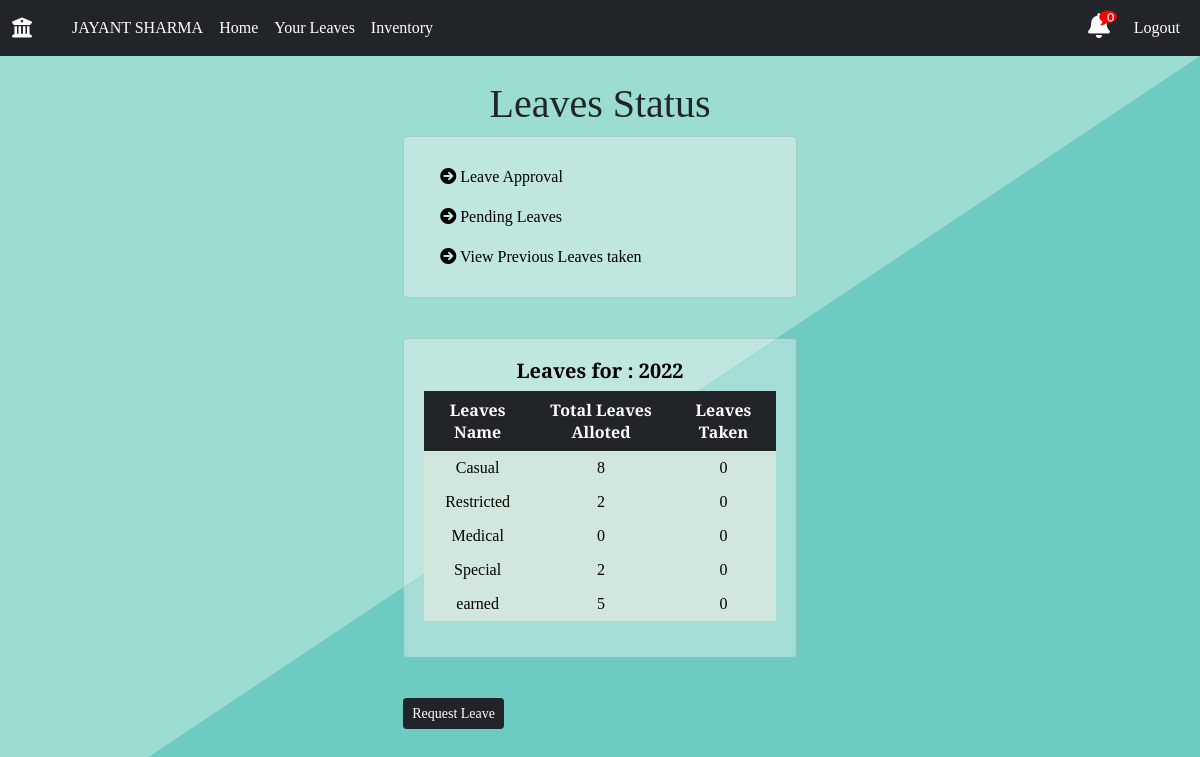
The page /profile/leaves/ (signed in) on the database its author committed.
### main/models.py (models this page shows, shortened)
class Staff(models.Model):
    user_obj = models.ForeignKey(User, on_delete=CASCADE, blank=False, null=False, default=None)
    name=models.CharField(max_length=100)
    mobile_number=models.IntegerField()
    email=models.EmailField()
    category=models.ForeignKey('Category',on_delete=CASCADE)
    designation=models.ForeignKey('Designation',on_delete=CASCADE)
    agency = models.ForeignKey('Agency',on_delete=CASCADE)
    room=models.ForeignKey('Room',blank=True,null=True,on_delete=SET_NULL,default=None)

class UserLeavesTaken(models.Model):
    staff=models.ForeignKey('Staff',on_delete=CASCADE)
    leave_taken = models.ForeignKey('TotalLeaves',on_delete=CASCADE)
    count=models.IntegerField(default=0)

class TotalLeaves(models.Model):
    LeaveName = models.CharField(max_length=100, blank=True)
    count = models.IntegerField(default=0)
    year = models.IntegerField(default=2021)

### main/views.py (the view)
# urls.py: path('profile/leaves/', views.userLeaves, name="userLeaves"),
@login_required
def userLeaves(request):
	staff = Staff.objects.get(user_obj=request.user)
	notification_count=get_notifications(staff.id)
	year = datetime.datetime.now().year
	leavesThisYear = TotalLeaves.objects.filter(year=year).all()
	userLeavesTaken = UserLeavesTaken.objects.filter(staff=staff)
	context = {
		"staff":staff,
		"totalLeaves" : leavesThisYear,
		"year": year,
		"userLeavesTaken":userLeavesTaken,
		'notification_count':notification_count,
	}
	return render(request, "leaves/leaves.html", context)

### main/views.py (called while the page is built)
def get_notifications(id):
	current_user=Staff.objects.get(id=id)
	designation=current_user.designation.designation
	notifications=[]
	if designation == 'Lab Technician':
		notification = Notification.objects.filter(notification_type='TECH',isActive=True).order_by('-time').all()
		notifications.extend(notification)
	receiver=str(current_user.id) +' '+current_user.name
	notification = Notification.objects.filter(reciever=receiver,isActive=True).order_by('-time').all()
	notifications.extend(notification)
	if designation == 'System Analyst' or designation == 'Lab Supervisor':
		notification=Notification.objects.filter(reciever='admin',isActive=True).order_by('-time').all()
		notifications.extend(notification)
	return len(notifications)

### templates/leaves/leaves.html
{% extends 'base.html' %}
{% load static %}
{% block body %}
{% include 'navbar.html' with staff=staff notification_count=notification_count %}
<section class="sectionLogin">
    <br>
<div class = "container">
<div class = "wrapper">
    <div class = "leaves container">
        <h1 style = "text-align: center;">Leaves Status</h1>
        <div class="card w-70 flex" style = "color: black;text-decoration: none;background-color: rgba(245, 245, 245, 0.4);margin-bottom: 40px;padding:20px">
            <div  class="nav-link nav_text" style = "text-decoration: none;">
                <i class="fa-solid fa-circle-arrow-right" style = "color: black;"></i>
                <a href="{% url 'main:approveLeaves' %}" style = "text-align:center;color: black;text-decoration: none;">     Leave Approval</a>
            </div>
            <div  class="nav-link nav_text">
                <i class="fa-solid fa-circle-arrow-right" style = "color: black;"></i>
                <a href="{% url 'main:checkLeaveStatus' %}" style = "color: black;text-decoration: none;">     Pending Leaves</a>
            </div>
            <div  class="nav-link nav_text">
                <i class="fa-solid fa-circle-arrow-right" style = "color: black;"></i>
                <a href="{% url 'main:viewprevleaves' %}" style = "color: black;text-decoration: none;">     View Previous Leaves taken</a>
            </div>
        </div>
        <div class = "tables-leaves card" style = "color: black;text-decoration: none;background-color: rgba(245, 245, 245, 0.4);margin-bottom: 40px;padding:20px">
            <table class="table1 table table-borderless table-dark table-hover" style = "text-align: center;">
                <h5 style = "text-align: center;"><b>
                    Leaves for : {{year}}
                </b>
                </h5>
                <thead class="thead-dark">
                    <th>Leaves Name</th>
                    <th>Total Leaves Alloted</th>
                    <th>Leaves Taken</th>
                </thead>
                <tbody>
                    {% for leave in userLeavesTaken %}
                    <tr class="table-success" style = "text-align: center;">
                        <td>{{leave.leave_taken.LeaveName}}</td>
                        <td> {{leave.leave_taken.count}}</td>
                        <td> {{leave.count}}</td>
                    </tr>
                    {% endfor %}
                </tbody>
            </table>
        </div>
        <div class = "request-leave-button">
            <a href="{% url 'main:requestleave' %}"><button class="btn btn-dark btn-sm" type="submit">Request Leave </button></a>
        </div>
    </div>
</div>
</section>
{% endblock body %}

### templates/navbar.html (shortened to what this page needs)
{% extends "base.html" %}
{% load static %}
{% block body %}
<nav class="navbar navbar-expand-md navbar-dark bg-dark">
  <div class="container-fluid">
    <div class="navbar-collapse collapse w-100 order-1 order-md-0 dual-collapse2">
      <ul class="navbar-nav me-auto">
        <li class="nav-item active navbar-brand">
          <a class="navbar-brand" href="{% url 'main:user_profile' %}" style="text-decoration: none;"><i class="fas fa-university"></i></a>
        </li>
        {% if user.is_authenticated %}
        <li class="nav-link nav-text navLink">
          <a href="{% url 'main:userProfileDetails' %}" style="text-decoration: none; color : white">{{ staff.name }} </a>
        </li>
        {% endif %}
        <li class="nav-item navLink">
          <a class="nav-link nav_text" href="{% url 'main:user_profile' %}" style="text-decoration: none; color : white">Home</a>
        </li>
        {% if user.is_authenticated %}
        <li class="nav-link nav_text navLink">
          <a href="{% url 'main:userLeaves' %}" style="text-decoration: none; color : white">Your Leaves</a>
        </li>
        <li class="nav-link nav_text navLink">
          <a href="{% url 'main:viewinventory' %}" style="text-decoration: none; color : white">Inventory</a>
        </li>
        {%endif%}
      </ul>
    </div>
    <div class="navbar-collapse collapse w-100 order-3 dual-collapse2">
      <ul class="navbar-nav ms-auto">
        {% if user.is_authenticated %}
        <li class="nav-item navbar-brand">
          <link href="https://maxcdn.bootstrapcdn.com/font-awesome/4.7.0/css/font-awesome.min.css" rel="stylesheet" />
          <a class="fas fa-bell" href="{% url 'main:notification' %}" style="text-decoration: none; color : white">
              <span class="fa fa-comment"></span>
              <span class="num">{{notification_count}}</span>
          </a>
        </li>
        <li class="nav-link nav_text navLink"><a href="{% url 'main:logout_request' id=staff.id%}" style="text-decoration: none; color : white">Logout</a></li>
        {% else %}
        <li class="nav-link nav_text navLink"><a href="{% url 'main:login' %}">Login</a></li>
        {%endif%}
      </ul>
    </div>
  </div>
</nav>
  {% endblock %}

### static/css/style.css (style rules this page uses)
html, body { font-family: "Bitter", serif; height: 100%; width: 100%; }
a { text-decoration: none; }
:root { --green-main-1: #6ecbc1; --green-main-2: #6cccc1; --green-main-3: #75d1c1; --green-main-4: #9cddd1; --green-main-5: #c7ebe5; --darkgreen-main-1: #1a6659; --darkgreen-main-2: #409583; --blue-button-main: #03658c; --green-button-main: #48c0a5; --tomato-main: #f05e57; --purple-main-1: #57428d; --purple-main-2: #5e497e; }
.sectionLogin { width: 100%; height: 100%; background-color: var(--green-main-4); background-image: linear-gradient( to bottom right, var(--green-main-4) 50%, var(--green-main-1) 50% ); }
@media (min-width: 1024px) { .container { width: 60%; } }

### templates/navbar.html (style rules this page uses)
a.fa-bell { position: relative; font-size: 1.25em; color: grey; cursor: pointer; }
span.fa-comment { position: absolute; font-size: 0.7em; top: -4px; color: red; right: -7px; }
span.num { position: absolute; font-size: 0.4em; top: -1px; color: #fff; right: -4px; }

### rows shown on the page
Staff: name "JAYANT SHARMA"
UserLeavesTaken: leave_taken.LeaveName "Casual", leave_taken.count "8", count "0"
UserLeavesTaken: leave_taken.LeaveName "Restricted", leave_taken.count "2", count "0"
UserLeavesTaken: leave_taken.LeaveName "Medical", leave_taken.count "0", count "0"
UserLeavesTaken: leave_taken.LeaveName "Special", leave_taken.count "2", count "0"
UserLeavesTaken: leave_taken.LeaveName "earned", leave_taken.count "5", count "0"

### other values the page prints
{{ notification_count }} "0"
